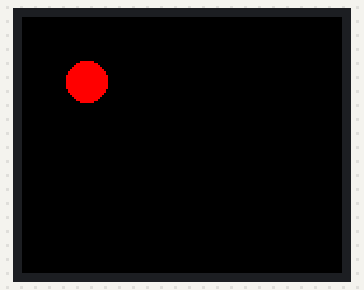
This sketch was run on a simulated ESP32. On the bench: 160×128 colour display. What the sketch prints to the serial monitor is not drawn.

Above: at 1.32 s.
At 2.24 s:
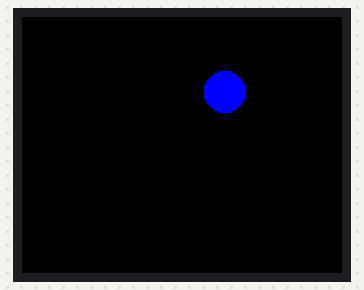
At 2.85 s:
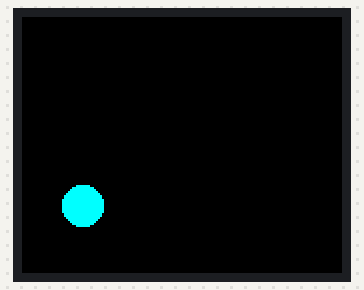
At 3.46 s:
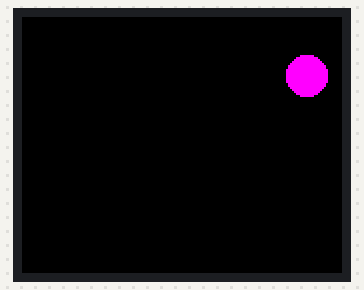
At 21.53 s:
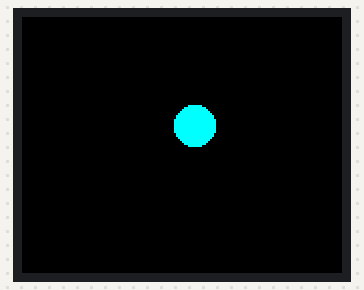
At 39.6 s:
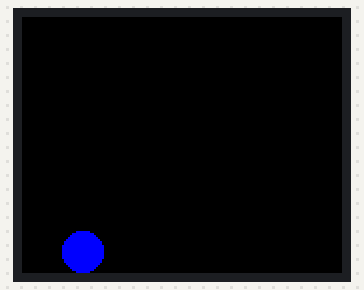

The sketch:

OLED_1_8.ino
```cpp
/*
ESP32 + TFT 1.8" ST7735 (SPI) – Pelota rebotando tipo DVD

Muestra en pantalla un círculo que se mueve por toda la superficie del TFT,
rebotando en los bordes y cambiando de color cada vez que colisiona.
Solo se redibuja la zona de la pelota para reducir el parpadeo.

Conexiones rápidas (ejemplo módulo TFT 1.8" ST7735):

- TFT:
    VCC  ↔ 3V3
    GND  ↔ GND
    LED  ↔ 3V3 (o pin con resistor si se quiere controlar el brillo)
    SCK / SCL / CLK   ↔ GPIO18  (SCK VSPI)
    SDA / MOSI / DIN  ↔ GPIO23  (MOSI VSPI)
    CS                ↔ GPIO5
    DC / RS / A0      ↔ GPIO16
    RST / RESET       ↔ GPIO17

  * El pin MISO del ESP32 (GPIO19) no se usa en este ejemplo.
  * Asegúrate de que el módulo TFT sea compatible con 3V3 en las señales.
*/

#include <Adafruit_GFX.h>
#include <Adafruit_ST7735.h>
#include <SPI.h>

// Pines ESP32 para el TFT
#define TFT_CS   5    // Chip Select
#define TFT_DC   16   // Data/Command
#define TFT_RST  17   // Reset

// SPI por hardware (VSPI: SCK=18, MISO=19, MOSI=23)
Adafruit_ST7735 tft = Adafruit_ST7735(TFT_CS, TFT_DC, TFT_RST);

// Parámetros de la pelota
int ballX = 30;
int ballY = 30;
int lastBallX = 30;
int lastBallY = 30;
const int ballR = 10;

int velX = 2;
int velY = 2;

// Colores para ir cambiando en cada rebote
uint16_t colors[] = {
  ST77XX_RED,
  ST77XX_GREEN,
  ST77XX_BLUE,
  ST77XX_YELLOW,
  ST77XX_CYAN,
  ST77XX_MAGENTA,
  ST77XX_WHITE
};
uint8_t colorIndex = 0;
uint16_t currentColor = ST77XX_RED;

void cambiarColor() {
  colorIndex = (colorIndex + 1) % (sizeof(colors) / sizeof(colors[0]));
  currentColor = colors[colorIndex];
}

void setup() {
  Serial.begin(115200);
  delay(1000);
  Serial.println("Iniciando TFT pelota...");

  SPI.begin(18, 19, 23, TFT_CS);  // SCK, MISO, MOSI, SS

  tft.initR(INITR_BLACKTAB);      // Usa el mismo modo que te funcionó antes
  tft.setRotation(1);             // Horizontal
  tft.fillScreen(ST77XX_BLACK);   // Fondo negro

  // Pelota inicial
  tft.fillCircle(ballX, ballY, ballR, currentColor);
}

void loop() {
  // 1) Borrar la pelota anterior (solo esa zona)
  tft.fillCircle(lastBallX, lastBallY, ballR, ST77XX_BLACK);

  // 2) Actualizar posición
  ballX += velX;
  ballY += velY;

  bool rebote = false;

  // 3) Colisión en X
  if (ballX - ballR <= 0) {
    ballX = ballR;
    velX = -velX;
    rebote = true;
  } else if (ballX + ballR >= tft.width() - 1) {
    ballX = tft.width() - 1 - ballR;
    velX = -velX;
    rebote = true;
  }

  // 4) Colisión en Y
  if (ballY - ballR <= 0) {
    ballY = ballR;
    velY = -velY;
    rebote = true;
  } else if (ballY + ballR >= tft.height() - 1) {
    ballY = tft.height() - 1 - ballR;
    velY = -velY;
    rebote = true;
  }

  // 5) Si rebotó, cambiamos de color
  if (rebote) {
    cambiarColor();
  }

  // 6) Dibujar la pelota nueva
  tft.fillCircle(ballX, ballY, ballR, currentColor);

  // 7) Guardar posición para borrarla luego
  lastBallX = ballX;
  lastBallY = ballY;

  // 8) Velocidad de animación
  delay(10);  // sube a 15–20 si quieres más lento
}
```
